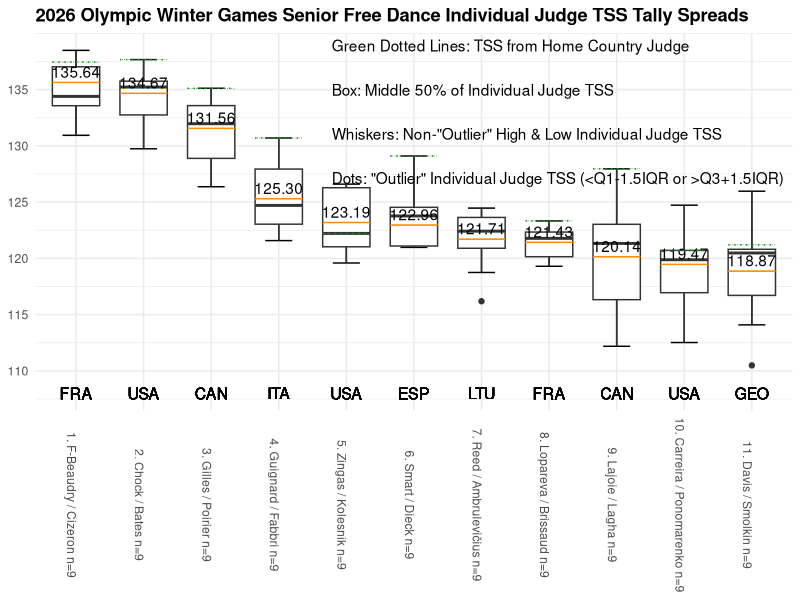
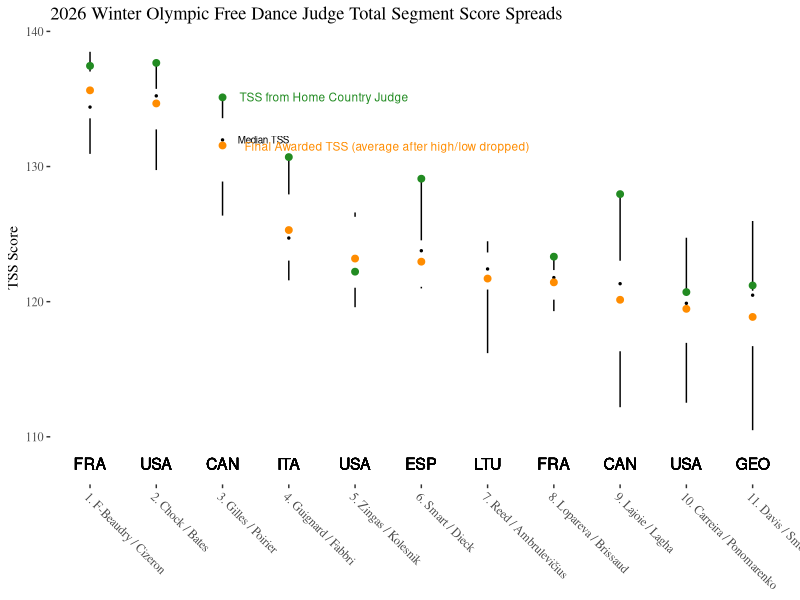
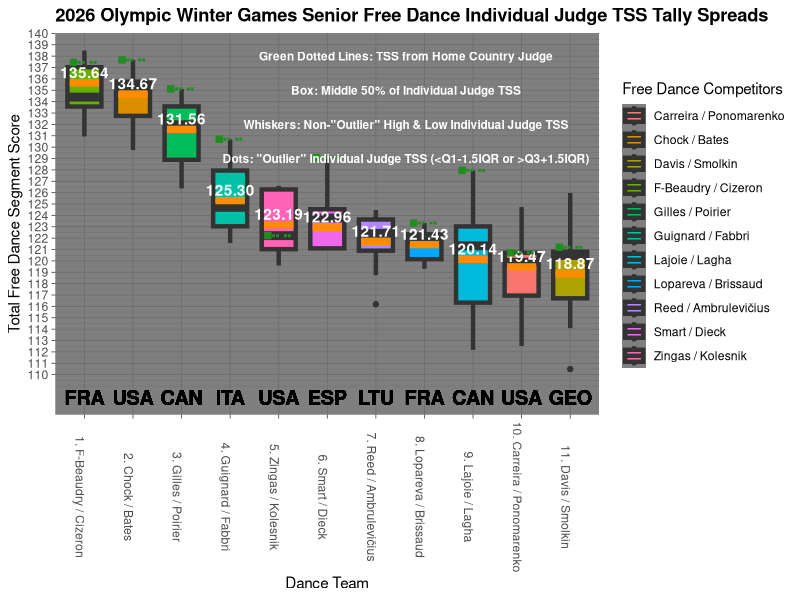
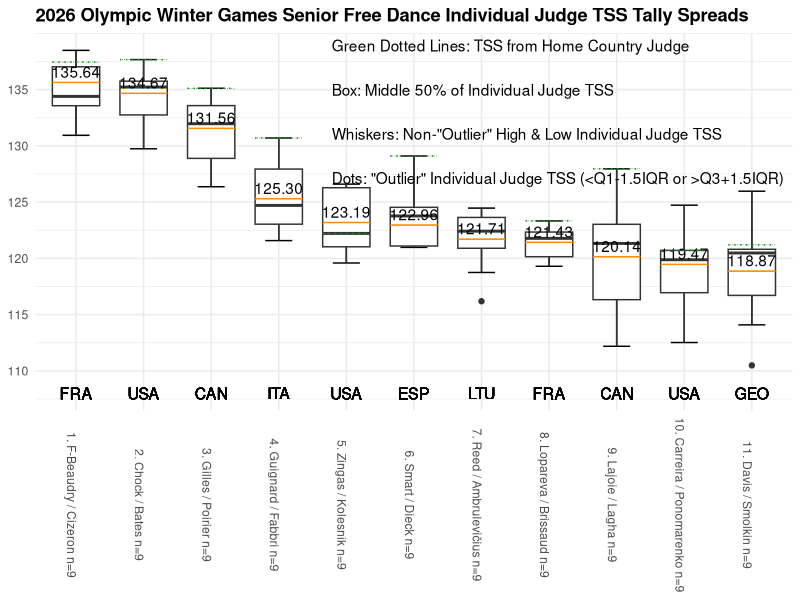
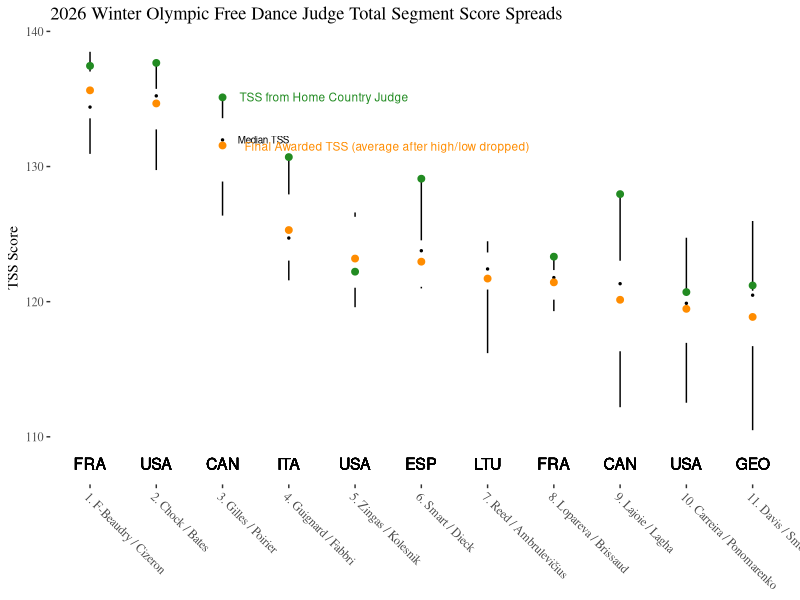
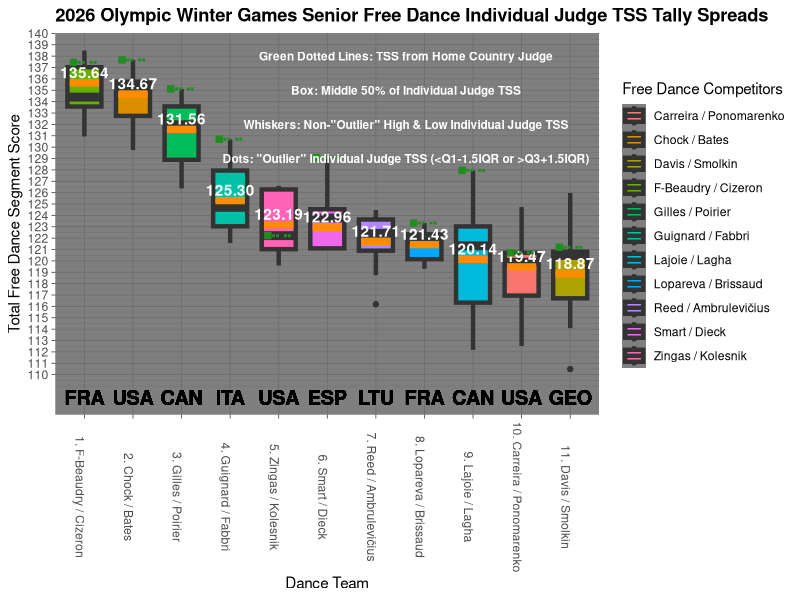

Write R code to recreate these figures, in order.
library(tidyverse)
library(ggthemes)

dat <- read_csv("ProblemSet6_OlympicData.csv")

dat <- dat |> 
  mutate(
    label = paste0(place, ". ", name, " n=9"),
    label = fct_reorder(label,place)
  )

ggplot(dat, aes(x = label, y = judge_s_score)) +
  stat_boxplot(geom = "errorbar", width = 0.4) +
  geom_boxplot(width = 0.7,
               median.linewidth = 0) +
  geom_crossbar(data = dat |> distinct(label, final_s_score), 
                aes(y = final_s_score, ymin = final_s_score, ymax = final_s_score),
                color = "darkorange", width = 0.7, linewidth = 0.2) +
  geom_text(data = dat |> distinct(label, final_s_score),
            aes(y = final_s_score, label = sprintf("%.2f", final_s_score)),
            vjust = -0.4) +
  geom_crossbar(data = dat |> filter(home_country_judge == "Yes"), 
                aes(y = judge_s_score, ymin = judge_s_score, ymax = judge_s_score),
                color = "forestgreen", width = 0.7, linetype = "dotted", linewidth = 0.2) +
  theme_minimal() +
  scale_y_continuous(breaks = c(110, 115, 120, 125, 130, 135)) +
  labs(x = NULL, y = NULL,
       title = "2026 Olympic Winter Games Senior Free Dance Individual Judge TSS Tally Spreads") +
  theme(axis.text.x = element_text(angle = -90, hjust = 0.5),
        plot.title = element_text(face = "bold")) +
  
  geom_text(data = dat,
            aes(x = label, y = 108, label = country),
            size = 4) +
  annotate("text", x = 3.6, y = 135, hjust = 0,
           label = "Orange Lines + Labels: Awarded (not median) TSS\n
                    Green Dotted Lines: TSS from Home Country Judge\n
                    Box: Middle 50% of Individual Judge TSS\n
                    Whiskers: Non-\"Outlier\" High & Low Individual Judge TSS\n
                    Dots: \"Outlier\" Individual Judge TSS (<Q1-1.5IQR or >Q3+1.5IQR)")

ggsave("ProblemSet6_Olympic1Ratio.png", width = 8, height = 11)

# high data-ink ratio:

dat <- dat |> 
  mutate(
    label = paste0(place, ". ", name),
    label = fct_reorder(label, place)
  )

ggplot(dat, aes(x = label, y = judge_s_score)) +
  geom_tufteboxplot() +
  geom_point(data = dat |> distinct(label, final_s_score), 
             aes(y = final_s_score),
             color = "darkorange", size = 2) +
  geom_point(data = dat |> filter(home_country_judge == "Yes"), 
             aes(y = judge_s_score),
             color = "forestgreen", size = 2) +
  
  geom_text(data = dat,
            aes(x = label, y = 108, label = country),
            size = 4) +
  
  annotate("text", x = 3, y = 135.15, hjust = -0.1,
           size = 3, color = "forestgreen",
           label = "TSS from Home Country Judge") +
  annotate("text", x = 3.15, y = 132, hjust = -0.1,
           size = 2.5, color = "black",
           label = "Median TSS") +
  annotate("text", x = 2.9, y = 131.5, hjust = -0.1,
           size = 3, color = "darkorange",
           label = "Final Awarded TSS (average after high/low dropped)") +

  theme_tufte() +
  labs(x = NULL, y = "TSS Score",
       title = "2026 Winter Olympic Free Dance Judge Total Segment Score Spreads") +
  theme(axis.text.x = element_text(angle = -45, hjust = 0))

ggsave("ProblemSet6_Olympic2Ratio.png", width = 10, height = 7)

# low data-ink ratio:

ggplot(dat, aes(x = label, y = judge_s_score)) +
  geom_boxplot(width = 0.7,
               linewidth = 1.5,
               aes(fill = name)) +
  geom_crossbar(data = dat |> distinct(label, final_s_score), 
                aes(y = final_s_score, ymin = final_s_score, ymax = final_s_score),
                color = "darkorange", width = 0.6, linewidth = 1) +
  geom_text(data = dat |> distinct(label, final_s_score),
            aes(y = final_s_score, label = sprintf("%.2f", final_s_score)),
            vjust = -0.4, fontface = "bold", color = "white")+
  geom_crossbar(data = dat |> filter(home_country_judge == "Yes"), 
                aes(y = judge_s_score, ymin = judge_s_score, ymax = judge_s_score),
                color = "forestgreen", width = 0.6, linetype = "dotted", linewidth = 1) +
  theme_dark() +
  scale_y_continuous(breaks = seq(110, 140)) +
  labs(x = "Dance Team", y = "Total Free Dance Segment Score",
       fill = "Free Dance Competitors",
       title = "2026 Olympic Winter Games Senior Free Dance Individual Judge TSS Tally Spreads") +
  theme(axis.text.x = element_text(angle = -90, hjust = 0.5),
        plot.title = element_text(face = "bold")) +
  
  geom_text(data = dat,
            aes(x = label, y = 108, label = country),
            size = 5, fontface = "bold") +
  annotate("text", x = 7, y = 135, size = 3, fontface = "bold", color = "white",
           label = "Orange Lines + Labels: Awarded (not median) TSS\n
                    Green Dotted Lines: TSS from Home Country Judge\n
                    Box: Middle 50% of Individual Judge TSS\n
                    Whiskers: Non-\"Outlier\" High & Low Individual Judge TSS\n
                    Dots: \"Outlier\" Individual Judge TSS (<Q1-1.5IQR or >Q3+1.5IQR)")

ggsave("ProblemSet6_Olympic0.5Ratio.png", width = 8, height = 11)
